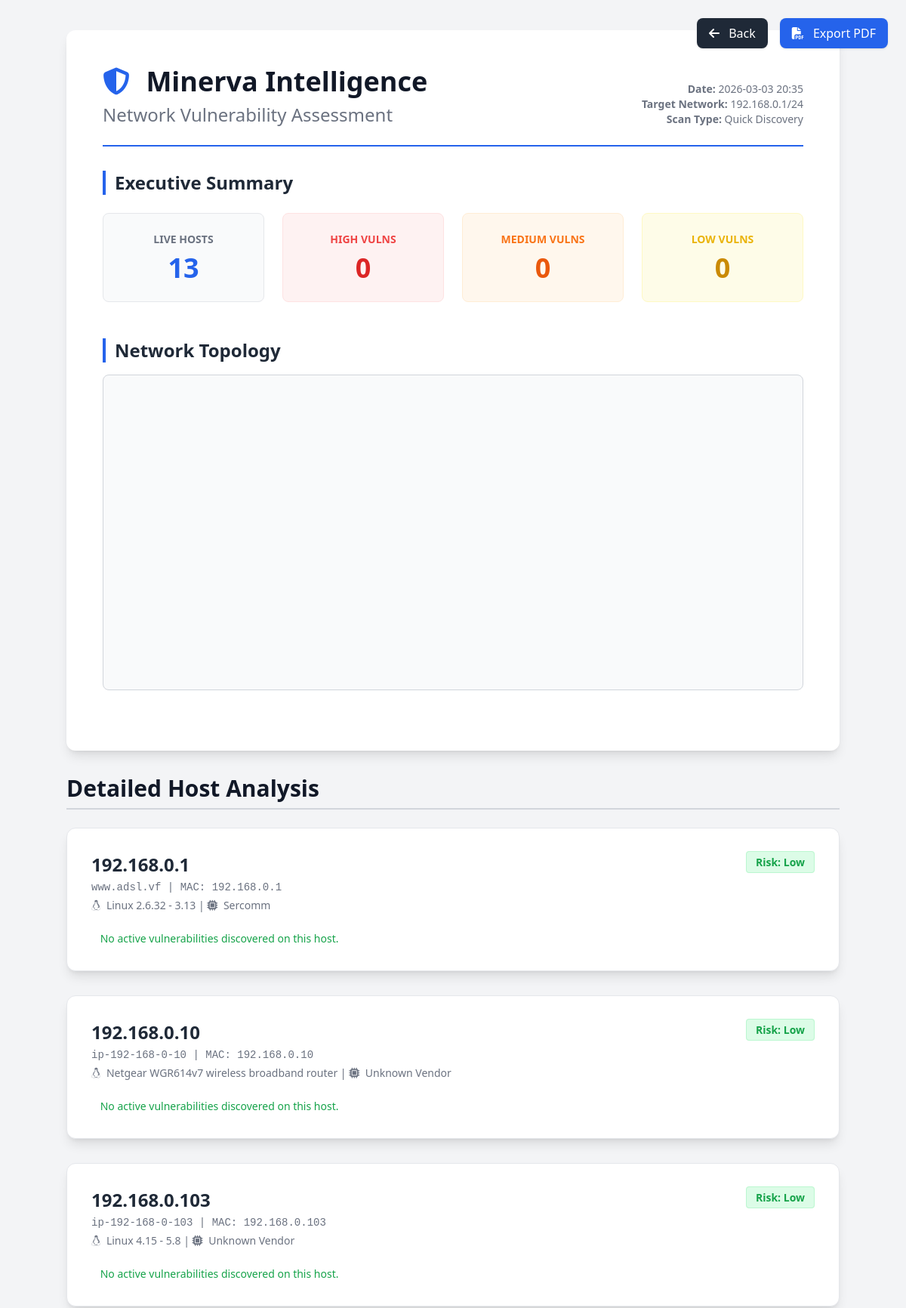
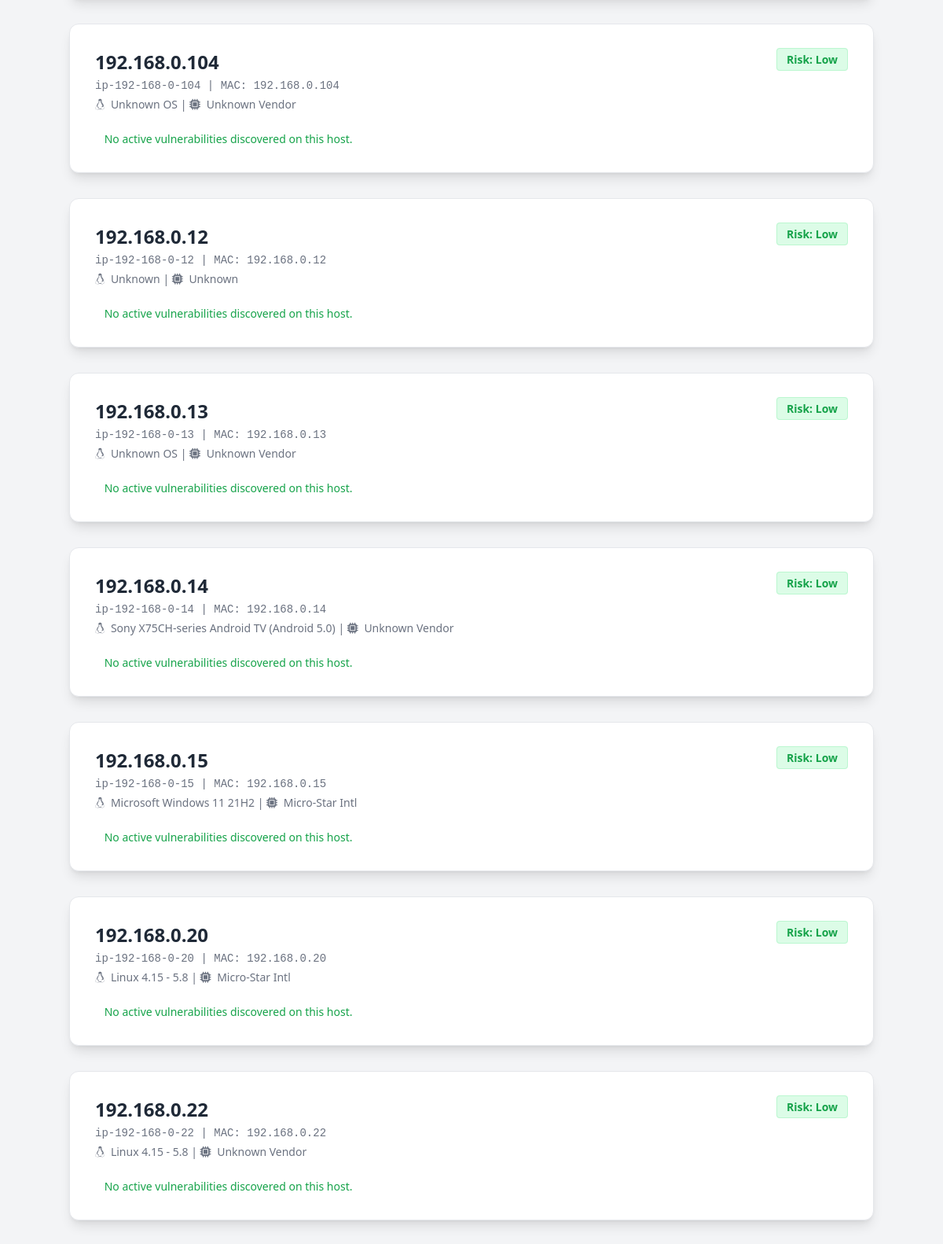
Screenshot of /report (upper part) with the database file from the repository (2 pictures, top to bottom).
### app/models.py (models this page shows)
class Scan(Base):
    __tablename__ = "scans"
    id = Column(Integer, primary_key=True, index=True)
    project_id = Column(Integer, ForeignKey("projects.id"))
    timestamp = Column(DateTime, default=datetime.datetime.utcnow)
    scan_type = Column(String)
    gateway_ip = Column(String, nullable=True)
    subnet_mask = Column(String, nullable=True)
    project = relationship("Project", back_populates="scans")
    results = relationship("ScanResult", back_populates="scan", cascade="all, delete-orphan")

class ScanResult(Base):
    __tablename__ = "scan_results"
    id = Column(Integer, primary_key=True, index=True)
    scan_id = Column(Integer, ForeignKey("scans.id"))
    host_mac = Column(String, ForeignKey("hosts.mac_address"))
    ip_address = Column(String)
    status = Column(String)
    scan = relationship("Scan", back_populates="results")
    host = relationship("Host")
    ports = relationship("Port", back_populates="scan_result", cascade="all, delete-orphan")

class Host(Base):
    __tablename__ = "hosts"
    mac_address = Column(String, primary_key=True, index=True)
    hostname = Column(String)
    first_seen = Column(DateTime, default=datetime.datetime.utcnow)
    os_name = Column(String, nullable=True, default="Unknown")
    vendor = Column(String, nullable=True, default="Unknown")
    results = relationship("ScanResult", back_populates="host")

### app/main.py (the view)
@app.get("/report", response_class=HTMLResponse)
async def generate_report(request: Request, db: Session = Depends(get_db)):
    latest_scan = db.query(models.Scan).order_by(models.Scan.timestamp.desc()).first()
    if not latest_scan:
        return HTMLResponse(content="<h1>No hay escaneos previos para generar un informe.</h1>", status_code=404)
    results = db.query(models.ScanResult).filter(models.ScanResult.scan_id == latest_scan.id, models.ScanResult.status == "up").all()
    high_vulns = 0
    med_vulns = 0
    low_vulns = 0
    report_hosts = []
    for r in results:
        open_ports = [p for p in r.ports if p.port_number != 0 and p.state != 'filtered']
        host_vulns = []
        host_high = 0
        for port in open_ports:
            host_vulns.extend(port.vulnerabilities)
            for v in port.vulnerabilities:
                if v.severity == "High":
                    high_vulns += 1
                    host_high += 1
                elif v.severity == "Medium":
                    med_vulns += 1
                else:
                    low_vulns += 1
        risk = "Low"
        if host_high > 0: risk = "High"
        elif len(host_vulns) > 0 or len(open_ports) > 5: risk = "Medium"
        report_hosts.append({
            "ip": r.ip_address,
            "mac": r.host.mac_address.replace('MAC-', '') if r.host else "Unknown",
            "hostname": r.host.hostname if r.host and r.host.hostname != 'Desconocido' else f"ip-{r.ip_address.replace('.','-')}",
            "os": r.host.os_name if r.host else "Unknown",
            "vendor": r.host.vendor if r.host else "Unknown",
            "ports": open_ports,
            "vulns": host_vulns,
            "risk": risk
        })
    return templates.TemplateResponse("report.html", {
        "request": request,
        "scan": latest_scan,
        "hosts": report_hosts,
        "total_hosts": len(report_hosts),
        "total_vulns": high_vulns + med_vulns + low_vulns,
        "high_vulns": high_vulns,
        "med_vulns": med_vulns,
        "low_vulns": low_vulns,
        "date": latest_scan.timestamp.strftime('%Y-%m-%d %H:%M')
    })

### templates/report.html (shortened to what this page needs)
<!DOCTYPE html>
<html lang="en">
<head>
    <script src="https://cdn.tailwindcss.com"></script>
    <link rel="stylesheet" href="https://cdnjs.cloudflare.com/ajax/libs/font-awesome/6.4.0/css/all.min.css">
</head>
<body class="font-sans pb-20">
    <div class="no-print fixed top-6 right-6 flex space-x-4 z-50">
        <a href="/dashboard" class="px-4 py-2 bg-gray-800 text-white rounded-lg shadow hover:bg-gray-700 transition"><i
                class="fa-solid fa-arrow-left mr-2"></i> Back</a>
        <button onclick="window.print()"
            class="px-4 py-2 bg-blue-600 text-white rounded-lg shadow hover:bg-blue-500 transition"><i
                class="fa-solid fa-file-pdf mr-2"></i> Export PDF</button>
    </div>
    <div class="max-w-5xl mx-auto bg-white p-12 mt-10 shadow-lg rounded-xl">
        <div class="border-b-2 border-blue-600 pb-6 mb-8 flex justify-between items-end">
            <div>
                <h1 class="text-4xl font-black text-gray-900 mb-2"><i
                        class="fa-solid fa-shield-halved text-blue-600 mr-3"></i> Minerva Intelligence</h1>
                <h2 class="text-2xl text-gray-500 font-light">Network Vulnerability Assessment</h2>
            </div>
            <div class="text-right text-sm text-gray-500">
                <p><strong>Date:</strong> {{ date }}</p>
                <p><strong>Target Network:</strong> {{ scan.gateway_ip }}/24</p>
                <p><strong>Scan Type:</strong> {{ scan.scan_type }}</p>
            </div>
        </div>
        <div class="mb-12">
            <h3 class="text-2xl font-bold mb-6 text-gray-800 border-l-4 border-blue-600 pl-3">Executive Summary</h3>
            <div class="grid grid-cols-4 gap-6 mb-8">
                <div class="bg-gray-50 p-6 rounded-lg border border-gray-200 text-center">
                    <p class="text-sm font-bold text-gray-500 uppercase">Live Hosts</p>
                    <p class="text-4xl font-black text-blue-600 mt-2">{{ total_hosts }}</p>
                </div>
                <div class="bg-red-50 p-6 rounded-lg border border-red-100 text-center">
                    <p class="text-sm font-bold text-red-500 uppercase">High Vulns</p>
                    <p class="text-4xl font-black text-red-600 mt-2">{{ high_vulns }}</p>
                </div>
                <div class="bg-orange-50 p-6 rounded-lg border border-orange-100 text-center">
                    <p class="text-sm font-bold text-orange-500 uppercase">Medium Vulns</p>
                    <p class="text-4xl font-black text-orange-600 mt-2">{{ med_vulns }}</p>
                </div>
                <div class="bg-yellow-50 p-6 rounded-lg border border-yellow-100 text-center">
                    <p class="text-sm font-bold text-yellow-500 uppercase">Low Vulns</p>
                    <p class="text-4xl font-black text-yellow-600 mt-2">{{ low_vulns }}</p>
                </div>
            </div>
        </div>
        <div class="mb-8">
            <h3 class="text-2xl font-bold mb-4 text-gray-800 border-l-4 border-blue-600 pl-3">Network Topology</h3>
            <div class="border border-gray-300 rounded-lg bg-gray-50 p-2">
                <div id="report-map" class="w-full h-[400px]"></div>
            </div>
        </div>
    </div>
    <div class="max-w-5xl mx-auto mt-8 page-break">
        <h3 class="text-3xl font-black text-gray-900 mb-6 border-b-2 border-gray-300 pb-2">Detailed Host Analysis</h3>
        {% for host in hosts %}
        <div class="bg-white p-8 mb-8 shadow-lg rounded-xl avoid-break border border-gray-200">
            <div class="flex justify-between items-start mb-6">
                <div>
                    <h4 class="text-2xl font-bold text-gray-800">{{ host.ip }}</h4>
                    <p class="text-gray-500 text-sm mt-1 font-mono">{{ host.hostname }} | MAC: {{ host.mac }}</p>
                    <p class="text-gray-500 text-sm mt-1"><i class="fa-brands fa-linux mr-1"></i> {{ host.os }} | <i
                            class="fa-solid fa-microchip mr-1"></i> {{ host.vendor }}</p>
                </div>
                <div class="text-right">
                    <span
                        class="px-3 py-1 rounded text-sm font-bold border {{ 'bg-red-100 text-red-600 border-red-200' if host.risk == 'High' else 'bg-orange-100 text-orange-600 border-orange-200' if host.risk == 'Medium' else 'bg-green-100 text-green-600 border-green-200' }}">
                        Risk: {{ host.risk }}
                    </span>
                </div>
            </div>
            {% if host.vulns|length > 0 %}
            <h5 class="text-sm font-bold text-gray-500 uppercase tracking-widest mb-3 mt-6"><i
                    class="fa-solid fa-bug text-red-500 mr-2"></i> Discovered Vulnerabilities ({{ host.vulns|length }})
            </h5>
            <div class="space-y-4">
                {% for vuln in host.vulns %}
                <div
                    class="border-l-4 {{ 'border-red-500 bg-red-50' if vuln.severity == 'High' else 'border-orange-500 bg-orange-50' if vuln.severity == 'Medium' else 'border-yellow-500 bg-yellow-50' }} p-4 rounded-r-lg">
                    <div class="flex justify-between items-center mb-2">
                        <span class="font-bold text-gray-800">{{ vuln.cve_id }}</span>
                        <span
                            class="text-xs font-bold {{ 'text-red-600' if vuln.severity == 'High' else 'text-orange-600' if vuln.severity == 'Medium' else 'text-yellow-600' }}">CVSS:
                            {{ vuln.cvss_score }} ({{ vuln.severity }})</span>
                    </div>
                    <p class="text-sm text-gray-600 mb-1"><strong>Port:</strong> {{ vuln.port.port_number }} ({{
                        vuln.port.service_name }})</p>
                    <p class="text-xs text-gray-600">{{ vuln.description }}</p>
                </div>
                {% endfor %}
            </div>
            {% else %}
            <p class="text-sm text-green-600 font-medium mt-4"> No active
                vulnerabilities discovered on this host.</p>
            {% endif %}
        </div>
        {% endfor %}
    </div>
</body>
</html>

### templates/report.html (style rules this page uses)
body { background-color: #f3f4f6; color: #1f2937; }

### rows the page displays
Scan: gateway_ip "192.168.0.1", scan_type "Quick Discovery"
ScanResult: ip "192.168.0.1"
Host: hostname "www.adsl.vf", os "Linux 2.6.32 - 3.13", vendor "Sercomm"
ScanResult: ip "192.168.0.10"
Host: os "Netgear WGR614v7 wireless broadband router", vendor "Unknown Vendor"
ScanResult: ip "192.168.0.103"
Host: os "Linux 4.15 - 5.8", vendor "Unknown Vendor"
ScanResult: ip "192.168.0.104"
Host: os "Unknown OS", vendor "Unknown Vendor"
ScanResult: ip "192.168.0.12"
Host: os "Unknown", vendor "Unknown"
ScanResult: ip "192.168.0.13"
Host: os "Unknown OS", vendor "Unknown Vendor"
ScanResult: ip "192.168.0.14"
Host: os "Sony X75CH-series Android TV (Android 5.0)", vendor "Unknown Vendor"
ScanResult: ip "192.168.0.15"
Host: os "Microsoft Windows 11 21H2", vendor "Micro-Star Intl"
ScanResult: ip "192.168.0.20"
Host: os "Linux 4.15 - 5.8", vendor "Micro-Star Intl"
ScanResult: ip "192.168.0.22"
Host: os "Linux 4.15 - 5.8", vendor "Unknown Vendor"

### other values shown
{{ date }} "2026-03-03 20:35"
{{ total_hosts }} "13"
{{ high_vulns }} "0"
{{ med_vulns }} "0"
{{ low_vulns }} "0"
{{ host.mac }} "192.168.0.1" "192.168.0.10" "192.168.0.103" "192.168.0.104" "192.168.0.12" "192.168.0.13" "192.168.0.14" "192.168.0.15" "192.168.0.20" "192.168.0.22"
{{ host.risk }} "Low" "Low" "Low" "Low" "Low" "Low" "Low" "Low" "Low" "Low"
{{ host.hostname }} "ip-192-168-0-10" "ip-192-168-0-103" "ip-192-168-0-104" "ip-192-168-0-12" "ip-192-168-0-13" "ip-192-168-0-14" "ip-192-168-0-15" "ip-192-168-0-20" "ip-192-168-0-22"
